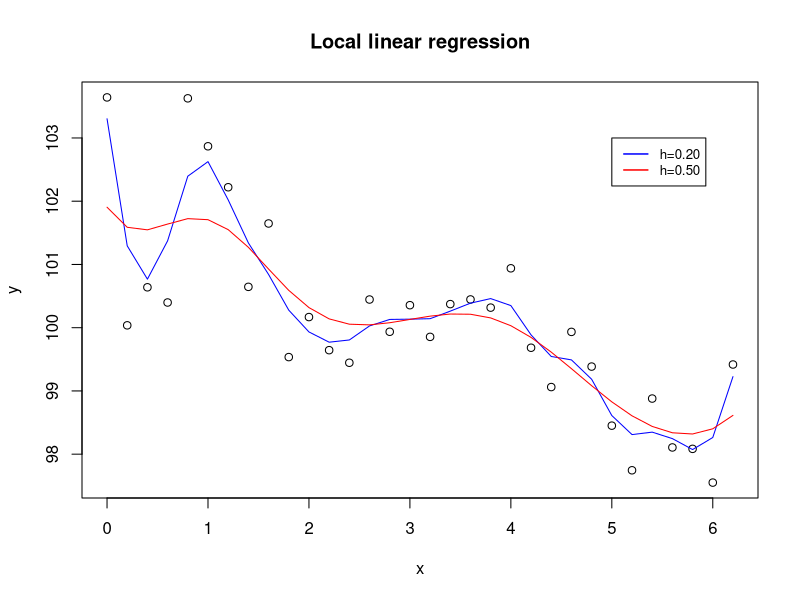

Write R code to recreate this figure.
# CODE1104
rm(list=ls()) # CLEAR WORKSPACE
set.seed(195021)
# LOCAL LINEAR REGRESSION SETS p = 1
p <- 1
x<-seq(from=0, to=2*pi,by=0.2)
f0<-function(x){ 100+sin(2*x)+cos(x/2) }
R2<-2/3
y<-f0(x)+rnorm(n=length(x),sd=sqrt(var(f0(x))*(1-R2)/R2))

w <- matrix(data=NA,nrow=length(x),ncol=length(x))
X <- matrix(data=NA, nrow=length(y), ncol=(p+1))
W <- matrix(data=NA, nrow=length(y), ncol=length(y))

one <- rep(1,length(y))

X <- cbind(one,x)
Xt <- t(X)
k <- seq(1:length(x))

mhx <- function(k,w,one,X){
  W <- diag(w[k,])
  Xt <- t(X)
  solve(Xt%*%W%*%X,Xt%*%W%*%y)
}

mpred <- function(k,estx,x){
  estx[1,k]+estx[2,k]*x[k]
}

# CONSTRUCT DISTANCE MATRIX 
dst <- as.matrix(dist(x))
d <- as.matrix(dist(x))^2

# CONSTRUCT GAUSSIAN KERNEL
# CHOOSE h
h <- 0.2
Kh25 <- exp(-(1/(2*h^2))*d)
div <- apply(Kh25,1,sum)

# SCALE GAUSSIAN KERNEL: PLACE RESULT IN w
for( i in 1:nrow(Kh25)){
  w[i,] <- Kh25[i,]/div[i]
}

estx <- sapply(k,mhx,w,one,X)

fitx <- sapply(k,mpred,estx,x)
fitx[which.min(abs(x-5.12))] ## APROX PREDICTION FOR A NEW X=5.12
fitx[which.min(abs(x-5.0))] ## FIT FOR X=5.0
#setwd("C:/Users/au223137/Dropbox/Rsessions/MarkDown")
#pdf("C:/Users/au223137/Dropbox/Rsessions/MarkDown/Figures/
#    localpoly.pdf")

plot(x,y,main='Local linear regression')
lines(x,fitx,lty=1,col="blue")

h <- 0.5
Kh25 <- exp(-(1/(2*h^2))*d)
div <- apply(Kh25,1,sum)

# SCALE GAUSSIAN KERNEL: PLACE RESULT IN w
for( i in 1:nrow(Kh25)){
  w[i,] <- Kh25[i,]/div[i]
}

estx <- sapply(k,mhx,w,one,X)

fitx <- sapply(k,mpred,estx,x)
fitx[which.min(abs(x-5.12))] ## APROX PREDICTION FOR A NEW X=5.12
fitx[which.min(abs(x-5.0))] ## FIT FOR X=5.0

lines(x,fitx,lty=1,col="red")
legend(5, 103, legend=c("h=0.20", "h=0.50"),
       col=c("blue", "red"),lty=1:1, lwd=c(1.5,1.5), cex=0.8)
#dev.off()